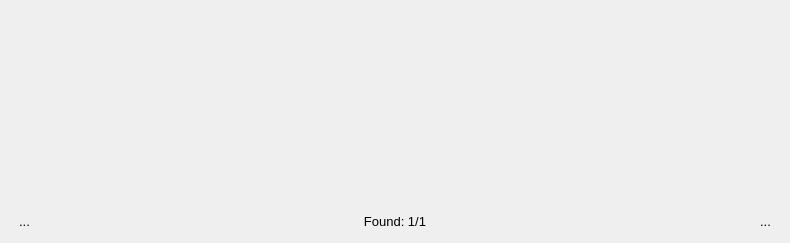
<?xml version="1.0" encoding="UTF-8"?>
<ui version="4.0">
 <class>SearchWidget</class>
 <widget class="QWidget" name="SearchWidget">
  <property name="geometry">
   <rect>
    <x>0</x>
    <y>0</y>
    <width>790</width>
    <height>243</height>
   </rect>
  </property>
  <property name="font">
   <font>
    <pointsize>10</pointsize>
   </font>
  </property>
  <property name="windowTitle">
   <string notr="true">Form</string>
  </property>
  <property name="autoFillBackground">
   <bool>true</bool>
  </property>
  <property name="locale">
   <locale language="English" country="UnitedStates"/>
  </property>
  <layout class="QGridLayout" name="gridLayout">
   <item row="1" column="0">
    <widget class="QToolButton" name="backButton">
     <property name="styleSheet">
      <string notr="true">background-color: none;</string>
     </property>
     <property name="text">
      <string notr="true">...</string>
     </property>
     <property name="icon">
      <iconset resource="../resources/resources.qrc">
       <normaloff>:/icons/back.svg</normaloff>:/icons/back.svg</iconset>
     </property>
     <property name="autoRaise">
      <bool>true</bool>
     </property>
    </widget>
   </item>
   <item row="1" column="1">
    <widget class="QLabel" name="foundLabel">
     <property name="text">
      <string notr="true">Found: 1/1</string>
     </property>
     <property name="alignment">
      <set>Qt::AlignCenter</set>
     </property>
    </widget>
   </item>
   <item row="1" column="2">
    <widget class="QToolButton" name="nextButton">
     <property name="styleSheet">
      <string notr="true">background-color: none;</string>
     </property>
     <property name="text">
      <string notr="true">...</string>
     </property>
     <property name="icon">
      <iconset resource="../resources/resources.qrc">
       <normaloff>:/icons/back.svg</normaloff>:/icons/back.svg</iconset>
     </property>
     <property name="autoRaise">
      <bool>true</bool>
     </property>
    </widget>
   </item>
   <item row="0" column="0" colspan="3">
    <widget class="NewTextEdit" name="searchEdit" native="true"/>
   </item>
  </layout>
 </widget>
 <customwidgets>
  <customwidget>
   <class>NewTextEdit</class>
   <extends>QWidget</extends>
   <header location="global">NewTextEdit.h</header>
  </customwidget>
 </customwidgets>
 <resources>
  <include location="../resources/resources.qrc"/>
 </resources>
 <connections/>
</ui>
